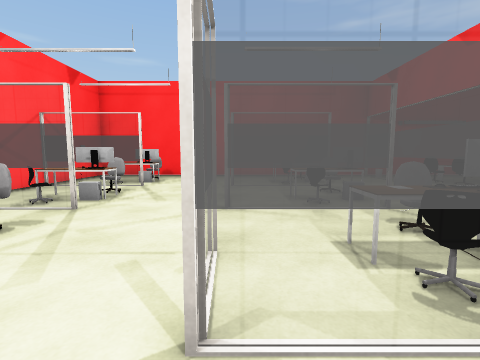
View 1 (above)

22 first-person views from a walk through a 3-D level made in the Unity game engine. The camera is 1.3 m above the floor, tilts 6° down and sees 85° across. Doors are open. The floor is counted in squares, 1 m on a side. Each view is taken from the middle of a square. On the plan, view 1 faces up. The plan holds only what a view shows up to about 13 squares ahead; the rest is blank. The player character is not drawn. Some surface patterns are stand-ins.

View 2
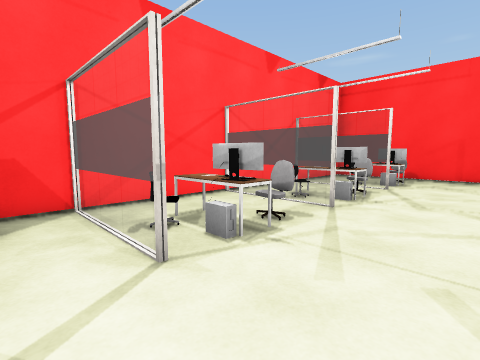

View 3
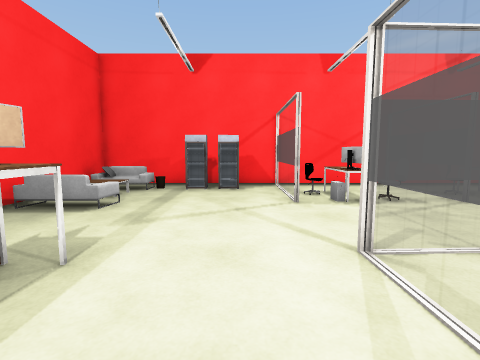

View 4
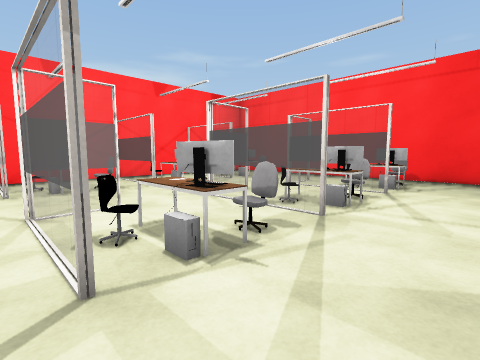

View 5
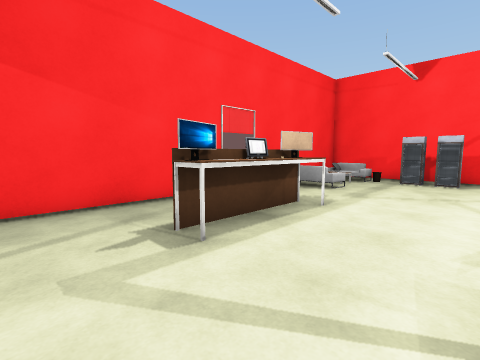

View 6
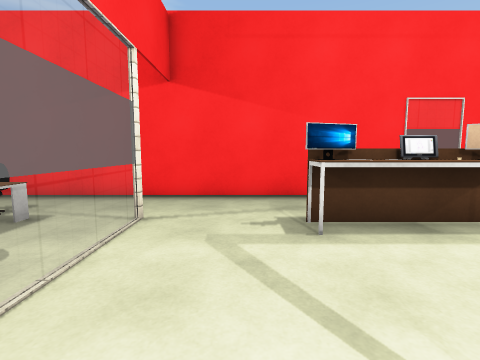

View 7
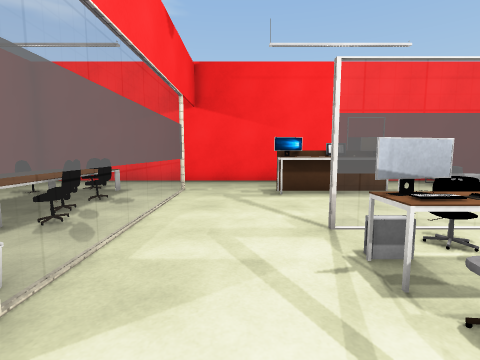

View 8
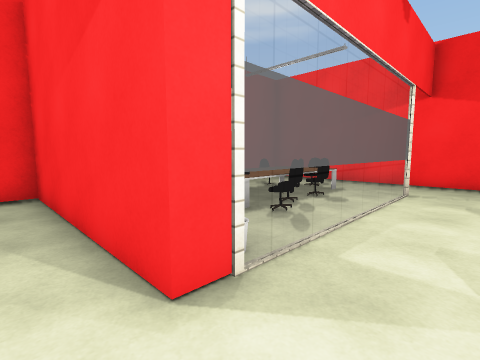

View 9
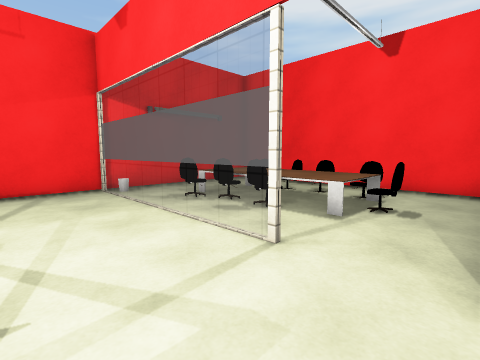

View 10
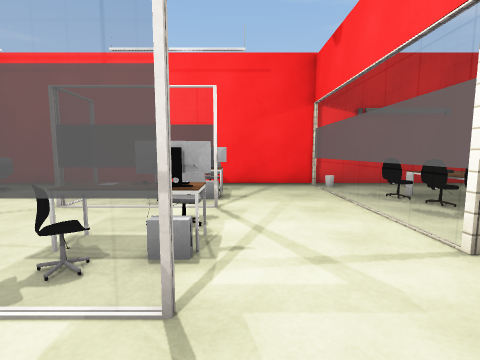

View 11
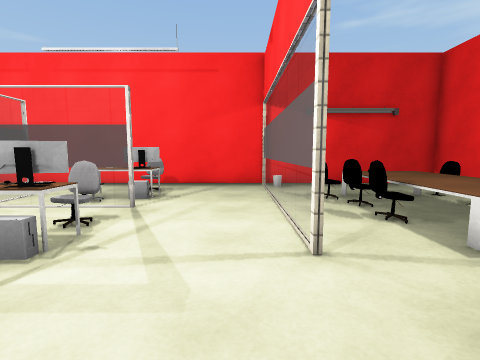

View 12
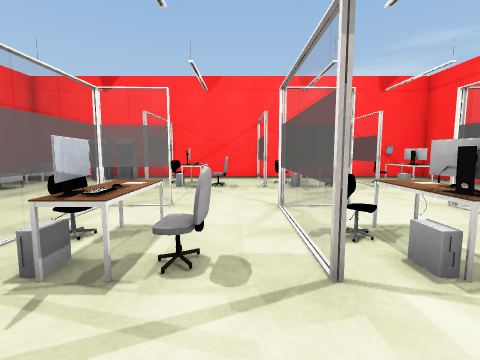

View 13
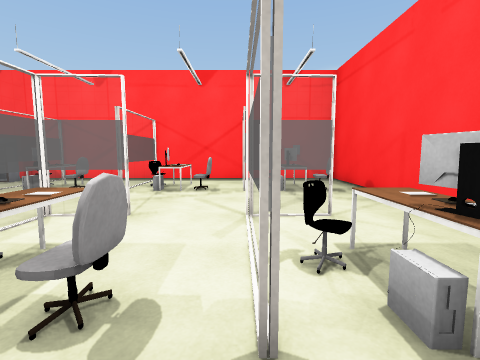

View 14
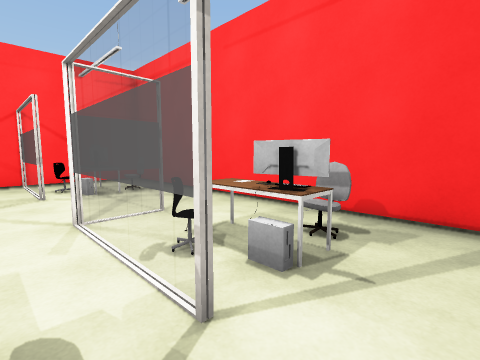

View 15
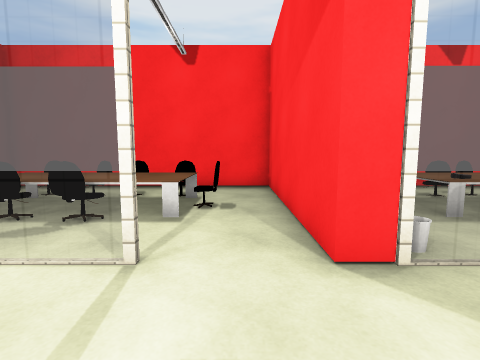

View 16
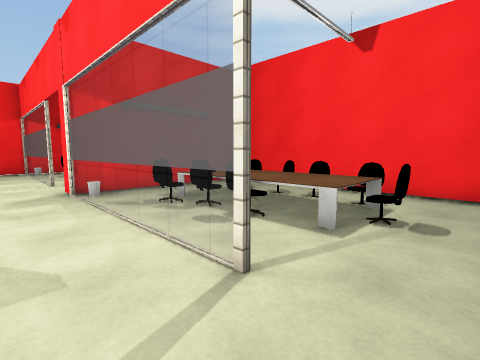

View 17
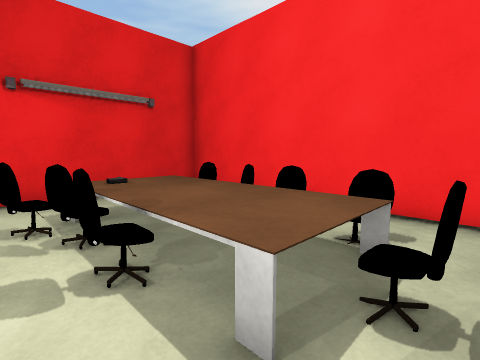

View 18
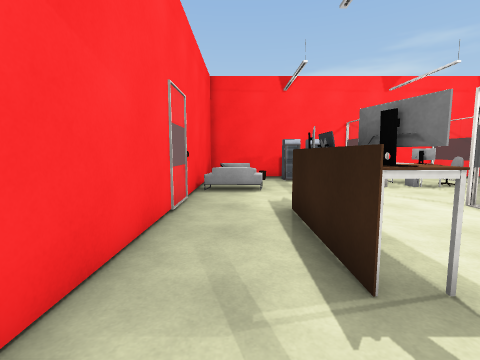

View 19
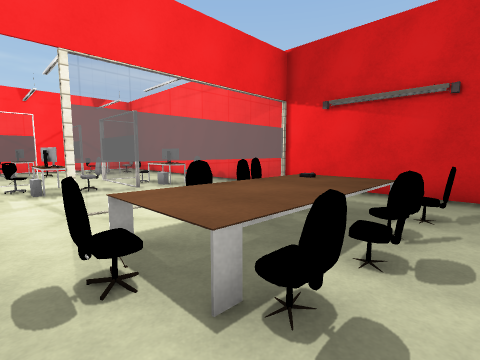

View 20
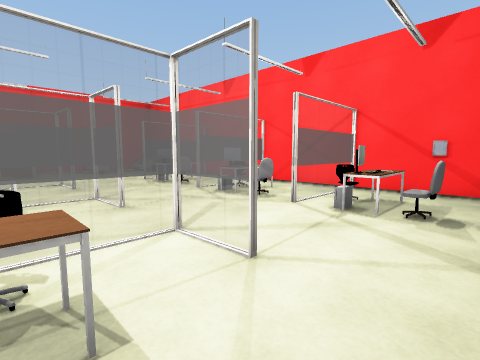

View 21
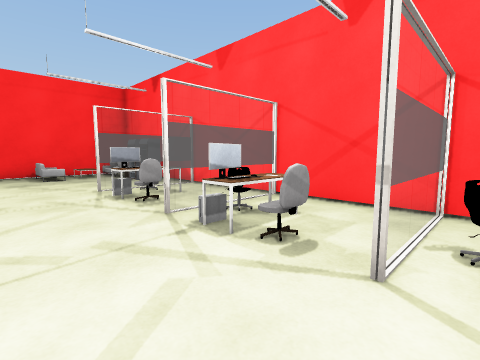

View 22
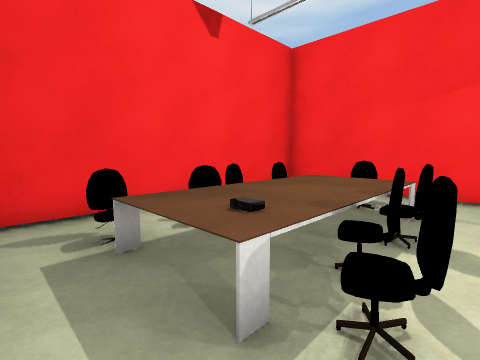

### Floor plan
Key: @ floor where view 1 was taken; # wall or solid block; x gap in a wall; . floor; / step, stairs or slope; D open door; C chair; T table; S sofa; O other object.
Columns run from 8 left of view 1 to 14 right of it. Each row starts with its distance up from view 1.
 15 #######################
 14 #..............#......#
 13 #...C......C... ......#
 12 #..TTO..#.TTO.. .#TTO.#
 11 #..OO...#.CO... x#TT..#
 10 #   #...#  #... .#TT#.#
  9     C......C... .#TT#.#
  8   #TO.....TOO.. .#TT#.#
  7  ##CO...#.C#...D..##..#
  6 # ###...#  #...D......#
  5 #..........C...D#######
  4 #...C.....##...O#######
  3 #..TO...#.T#O.. ......#
  2 #..CO...#.C#... ..###.#
  1 #  .#.... ..... x#TT#.#
  0 ###.....@...... .#TT#.#
 -1  #............. .#TTO.#
 -2 ###.....#T  #.. .#TT#.#
 -3 # S.//..#OOO...D.TTT#.#
 -4 #S/O/S.........D......#
 -5 #O/// .........D......#
 -6 #######################

Where each view was taken, in squares from view 1:
view 1: 0 up, 0 right, facing up
view 2: 0 up, 1 left, facing up-left
view 3: 0 up, 3 right, facing left
view 4: 1 up, 6 right, facing up-left
view 5: 1 up, 6 right, facing down-left
view 6: 2 up, 5 right, facing down
view 7: 6 up, 5 right, facing down
view 8: 6 up, 5 right, facing down-right
view 9: 5 up, 4 right, facing up-right
view 10: 4 up, 4 right, facing up
view 11: 4 up, 6 right, facing up
view 12: 5 up, 6 right, facing left
view 13: 10 up, 5 right, facing left
view 14: 9 up, 5 right, facing up-left
view 15: 6 up, 4 right, facing right
view 16: 5 down, 5 right, facing up-right
view 17: 4 down, 8 right, facing up-right
view 18: 4 down, 6 right, facing left
view 19: 6 up, 13 right, facing up-left
view 20: 14 up, 2 right, facing down-left
view 21: 11 up, 1 left, facing down-left
view 22: 3 up, 8 right, facing down-right
